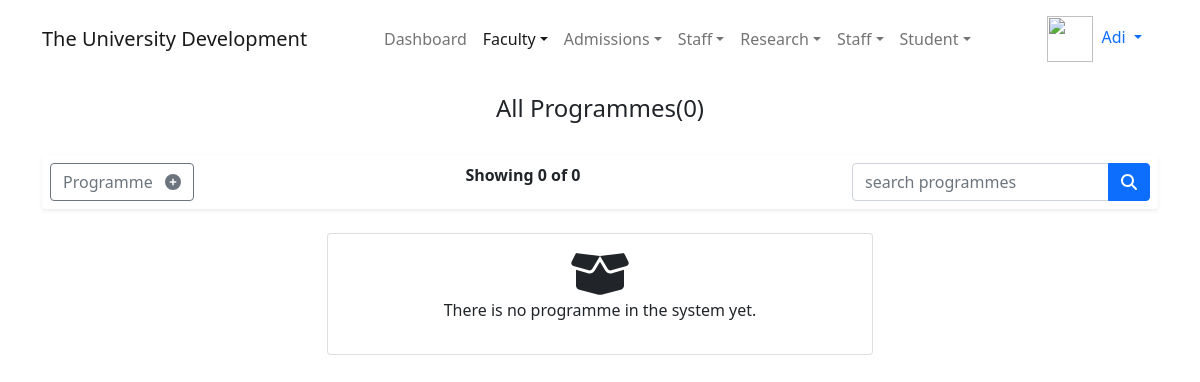
Before: /department/programme/list/ (signed in) with the older database file.
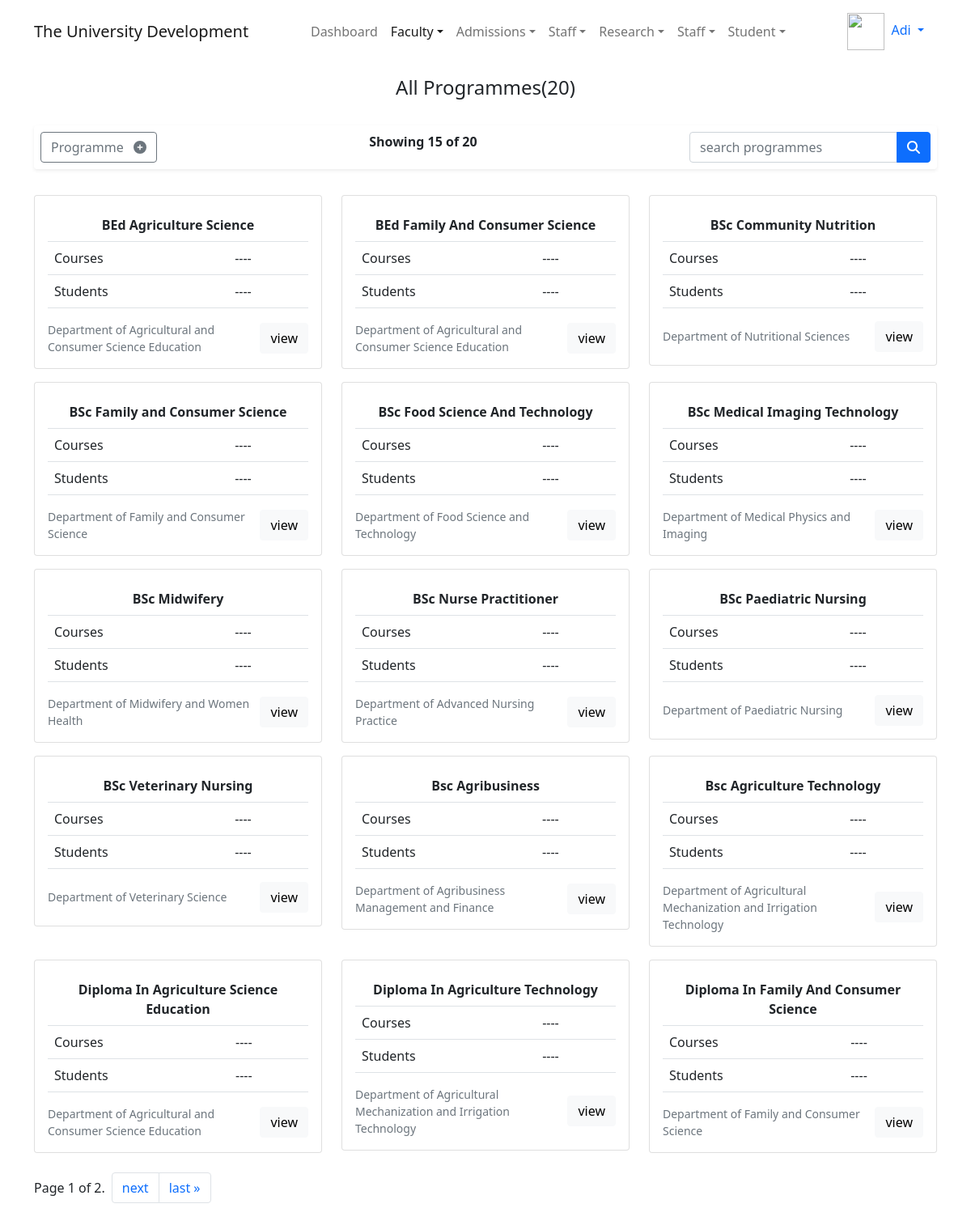
After: the same page with the newer database file.
### programme/models.py (models this page shows, shortened)
class Programme(models.Model):
    name = models.CharField(max_length=200, unique=True)
    department = models.ForeignKey(on_delete=models.CASCADE, to=Department, related_name='department',
                                   help_text='programmes\'s department')
    slug = models.SlugField(unique=True)
    objects = ProgrammeManager()
    def __str__(self):
        return self.name
    class Meta:
        ordering = ('name', 'id')
        db_table = 'programme'
    def get_absolute_url(self):
        return reverse(
            'Department:Programme:detail',
            kwargs={
                'slug': self.slug,
            }
        )

### department/models.py (models this page shows, shortened)
class Department(models.Model):
    faculty = models.ForeignKey(
        on_delete=models.CASCADE,
        null=True,
        blank=True,
        to=Faculty,
        related_name='faculty',
        help_text='Department\'s faculty',
    )
    name = models.CharField(
        max_length=120,
        help_text='The name of the department.',
        unique=True,
    )
    short_form = models.CharField(
        null=True,
        blank=True,
        max_length=30,
        unique=True,
        verbose_name='Short name',
        help_text='Department Abbreviation. Short name/form'
    )
    slug = models.SlugField(unique=True)
    updated = models.DateTimeField(auto_now=True)
    created_by = models.ForeignKey(User, on_delete=models.CASCADE)
    picture = models.ImageField(null=True, blank=True, upload_to=upload_picture_to)
    objects = DepartmentManager()
    class Meta:
        db_table = 'department'
        verbose_name_plural = 'Departments'
        verbose_name = 'department'
    def __str__(self):
        return self.name

### programme/views.py (the view)
# urls.py: path('list/', ProgrammeListView.as_view(), name='list'),
class ProgrammeListView(PermissionRequiredMixin, LoginRequiredMixin, ListView):
    model = Programme
    template_name = 'programme/admin/list.html'
    permission_required = 'programme.add_programme'
    permission_denied_message = permission_denied_msg('add')
    paginate_by = 15
    def get_context_data(self, *, object_list=None, **kwargs):
        ctx = super(ProgrammeListView, self).get_context_data(object_list=object_list, **kwargs)
        ctx['title'] = 'All Programmes'
        ctx['has_perm'] = self.can_user_add_programme()
        ctx['programme_query'] = self.get_programme_query()
        ctx['p_counts_msg'] = self.get_programme_counts_msg()
        ctx['empty_text'] = self.get_empty_text()
        ctx['total_programmes'] = self.get_total_programmes()
        return ctx
    def get_total_programmes(self):
        return self.model.objects.count()
    def get_empty_text(self):
        query = self.get_programme_query()
        if query:
            return f'"<b>{query}</b>" matches nothing.<p>search programmes by their name </p>'
        return 'There is no programme in the system yet.'
    def get_programme_counts_msg(self):
        counts = self.object_list.count()
        msg = f'{counts} Programme'
        query = self.get_programme_query()
        if counts > 1 and query:
            msg = f'"<b>{query}</b>" matches {counts} programme'
        if counts > 1:
            msg += 's'
        elif counts == 0:
            return
        return msg
    def can_user_add_programme(self):
        return self.request.user.has_perm('programme.add_programme')
    def get_programme_query(self):
        return self.request.GET.get('programmeQuery')
    def get_queryset(self):
        return self.model.objects.search(self.get_programme_query())

### Home/templatetags/institution_extra.py (called while the page is built)
@register.simple_tag(name='institutionFullName')
def get_institution_fullname_name():
    return settings.COLLEGE_FULL_NAME

@register.simple_tag(name='institutionShortName')
def get_institution_short_name():
    return settings.COLLEGE_SHORT_NAME

### accounts/models.py (called while the page is built)
    def get_short_name(self):
        return self.first_name

### programme/models.py (called while the page is built)
    def search(self, name):
        if name:
            return self.filter(name__icontains=name)
        else:
            return self.all()

### programme/templates/programme/admin/list.html (shortened to what this page needs)
{% extends 'base/admin/base.html' %}
{% load static %}
{% block container %}
<div class="container">
        <div class="row my-3">
        <div class="col-auto mx-auto">
            <h4>{{ title }}({{ total_programmes }})</h4>
        </div>
    </div>
    <div class="row my-4">
        <div class="col-12">
            <div class="p-2 rounded shadow-sm d-flex flex-column flex-md-row justify-content-between gap-2">
                {% if has_perm %}
                    <a href="{% url 'Department:Programme:create' %}" class="btn btn-outline-secondary" onclick="dynamicSpinner(this)">Programme <span class="fa fa-plus-circle ms-2"></span></a>
                {% endif %}
                {% if programme_query %}
                    <span>{{ p_counts_msg|safe }}</span>
                {% else %}
                    <b>Showing {{ page_obj.object_list.count }} of {{ total_programmes }}</b>
                {% endif %}
                <form action="{{ request.path }}" method="get">
                    <div class="input-group">
                        <input type="search" name="programmeQuery" value="{{ programme_query|default:'' }}" class="form-control" placeholder="search programmes">
                        <button type="submit" onclick="dynamicSpinner(this)" class="btn btn-primary"><span class="fa fa-search"></span></button>
                    </div>
                </form>
            </div>
        </div>
    </div>
    {% if programme_list %}
        <div class="row">
            {% for programme in programme_list %}
                <div class="col-md-6 col-lg-4 my-2">
                    <div class="card">
                        <div class="card-body">
                            <table class="table">
                                <tr>
                                    <th colspan="2" class="text-center">{{ programme }}</th>
                                </tr>
                                <tr>
                                    <td>Courses</td>
                                    <td>----</td>
                                </tr>
                                <tr>
                                    <td>Students</td>
                                    <td>----</td>
                                </tr>
                            </table>
                            <div class="d-flex justify-content-between align-items-center">
                                <small class="text-muted">{{ programme.department }}</small>
                                <a href="{{ programme.get_absolute_url }}" class="btn btn-light" onclick="dynamicSpinner(this)">view</a>
                            </div>
                        </div>
                    </div>
                </div>
            {% endfor %}
        </div>
        <div class="row my-3">
            <div class="col d-flex flex-column flex-md-row gap-2 align-items-center">
                <p>Page {{ page_obj.number }} of {{ page_obj.paginator.num_pages }}.</p>
                <ul class="pagination">
                    {% if page_obj.has_next %}
                        <li class="page-item">
                            <a class="page-link" href="?page={{ page_obj.next_page_number }}">next</a>
                        </li>
                        <li class="page-item">
                            <a class="page-link" href="?page={{ page_obj.paginator.num_pages }}">last &raquo;</a>
                        </li>
                    {% endif %}
                </ul>
            </div>
        </div>
    {% else %}
        <div class="row my-3">
            <div class="col-md-6 mx-auto text-center">
                <div class="card">
                    <div class="card-body">
                        <span class="fa fa-box-open fa-3x"></span>
                        <p>{{ empty_text|safe }}</p>
                    </div>
                </div>
            </div>
        </div>
    {% endif %}
</div>
{% endblock %}

Changed rows visible on the page:
added Programme: name "BEd Agriculture Science", department "Department of Agricultural and Consumer Science Education"
added Programme: name "BEd Family And Consumer Science", department "Department of Agricultural and Consumer Science Education"
added Programme: name "BSc Community Nutrition", department "Department of Nutritional Sciences"
added Programme: name "BSc Family and Consumer Science", department "Department of Family and Consumer Science"
added Programme: name "BSc Food Science And Technology", department "Department of Food Science and Technology"
added Programme: name "BSc Medical Imaging Technology", department "Department of Medical Physics and Imaging"
added Programme: name "BSc Midwifery", department "Department of Midwifery and Women Health"
added Programme: name "BSc Nurse Practitioner", department "Department of Advanced Nursing Practice"
added Programme: name "BSc Paediatric Nursing", department "Department of Paediatric Nursing"
added Programme: name "BSc Veterinary Nursing", department "Department of Veterinary Science"
added Programme: name "Bsc Agribusiness", department "Department of Agribusiness Management and Finance"
added Programme: name "Bsc Agriculture Technology", department "Department of Agricultural Mechanization and Irrigation Technology"
added Programme: name "Diploma In Agriculture Science Education", department "Department of Agricultural and Consumer Science Education"
added Programme: name "Diploma In Agriculture Technology", department "Department of Agricultural Mechanization and Irrigation Technology"
added Programme: name "Diploma In Family And Consumer Science", department "Department of Family and Consumer Science"
Other visible differences:
{{ total_programmes }}: "0" → "20"
{{ page_obj.object_list.count }}: "0" → "15"
{{ page_obj.number }}: (not shown) → "1"
{{ page_obj.paginator.num_pages }}: (not shown) → "2"
{{ empty_text|safe }}: "There is no programme in the system yet." → (not shown)
text now shown: "Page of . next last »"
